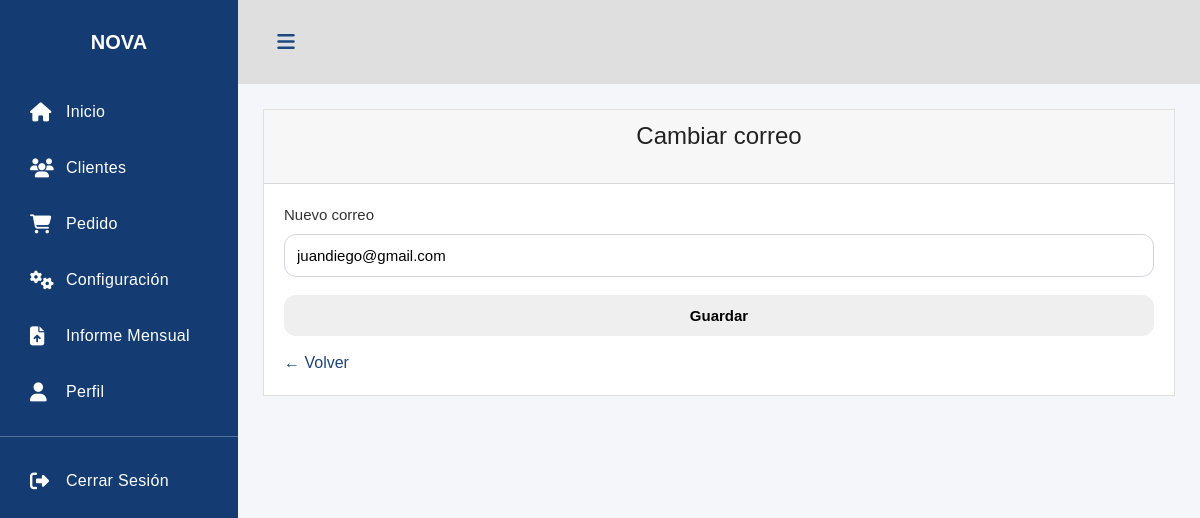
The app's page /config/cambiar-correo/ (signed in), older data.
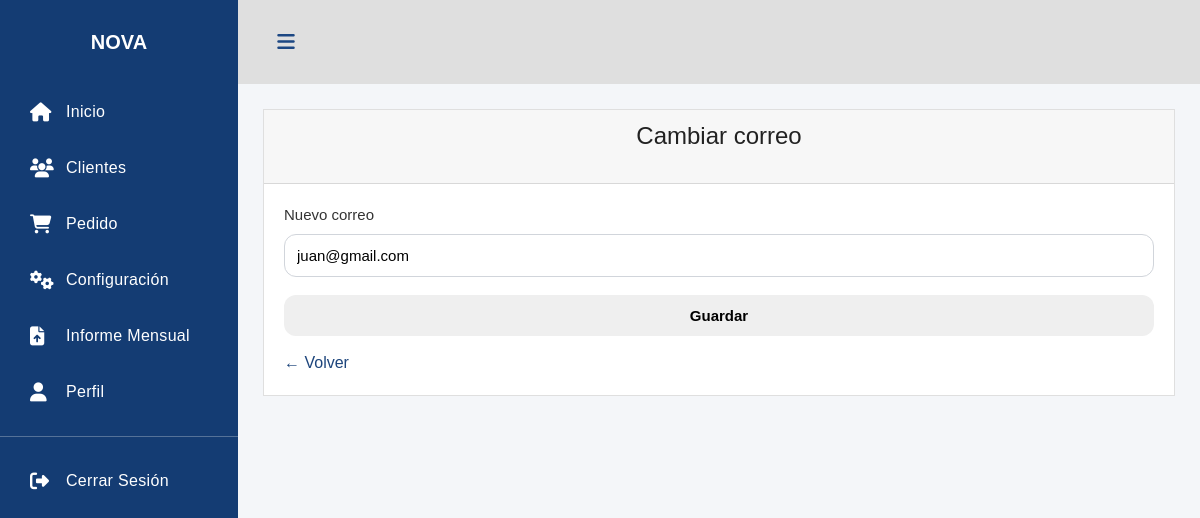
The same page, newer data.
### usuarios/models.py (models this page shows, shortened)
class Usuario(models.Model):
    usuario = models.CharField(max_length=50, unique=True)
    contraseña = models.CharField(max_length=255)  # Puedes dejarlo TEXT
    correo = models.EmailField(unique=True, null=True, blank=True)
    telefono = models.CharField(max_length=15, null=True, blank=True)
    fecha_registro = models.DateTimeField(auto_now_add=True)

### usuarios/decorators.py (the view)
    def wrapper(request, *args, **kwargs):
        usuario_id = request.session.get("usuario_id")
        if usuario_id is None:
            return redirect("login")
        request.usuario_actual = Usuario.objects.get(id=usuario_id)
        return func(request, *args, **kwargs)

### config/views.py (called while the page is built)
@login_requerido
def cambiar_correo(request):
    usuario = request.usuario_actual
    if request.method == "POST":
        nuevo_correo = request.POST.get("correo")
        usuario.correo = nuevo_correo
        usuario.save()
        return redirect("config_dashboard")
    return render(request, "config/cambiar_correo.html", {"usuario": usuario})

### config/templates/config/cambiar_correo.html (shortened to what this page needs)
{% extends 'menu/menu.html' %}
{% load static %}
{% block content %}
<link rel="stylesheet" href="{% static 'config/CSS/config.css' %}">
<div class="card">
    <div class="card-header"><h2>Cambiar correo</h2></div>
    <div class="card-body">
        <form method="post">{% csrf_token %}
            <label>Nuevo correo</label>
            <input name="correo" type="email" value="{{ usuario.correo }}" required>
            <button class="btn">Guardar</button>
        </form>
        <a href="{% url 'config_dashboard' %}" class="link-volver">
            ← Volver
        </a>
    </div>
</div>
{% endblock %}

Row changes from the older to the newer data that the page shows:
changed Usuario: correo "juandiego@gmail.com" → "juan@gmail.com"
